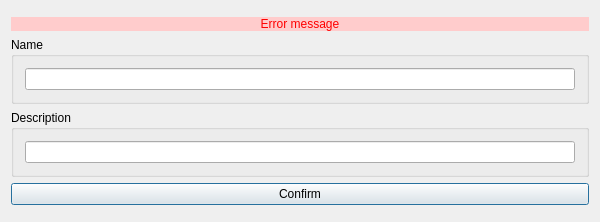
<?xml version="1.0" encoding="UTF-8"?>
<ui version="4.0">
 <class>AddVaultDialogClass</class>
 <widget class="QDialog" name="AddVaultDialogClass">
  <property name="geometry">
   <rect>
    <x>0</x>
    <y>0</y>
    <width>600</width>
    <height>222</height>
   </rect>
  </property>
  <property name="windowTitle">
   <string>New Vault</string>
  </property>
  <layout class="QVBoxLayout" name="verticalLayout">
   <item>
    <spacer name="verticalSpacer_2">
     <property name="orientation">
      <enum>Qt::Orientation::Vertical</enum>
     </property>
     <property name="sizeHint" stdset="0">
      <size>
       <width>20</width>
       <height>0</height>
      </size>
     </property>
    </spacer>
   </item>
   <item>
    <widget class="QLabel" name="errorLabel">
     <property name="sizePolicy">
      <sizepolicy hsizetype="Minimum" vsizetype="Preferred">
       <horstretch>0</horstretch>
       <verstretch>0</verstretch>
      </sizepolicy>
     </property>
     <property name="styleSheet">
      <string notr="true">QWidget  {
    color: red;                  /* Text color */
    background-color: #FFCCCC;   /* Light red background */
}</string>
     </property>
     <property name="text">
      <string>Error message</string>
     </property>
     <property name="alignment">
      <set>Qt::AlignmentFlag::AlignCenter</set>
     </property>
    </widget>
   </item>
   <item>
    <widget class="QGroupBox" name="groupBox">
     <property name="sizePolicy">
      <sizepolicy hsizetype="Preferred" vsizetype="Preferred">
       <horstretch>0</horstretch>
       <verstretch>0</verstretch>
      </sizepolicy>
     </property>
     <property name="title">
      <string>Name</string>
     </property>
     <layout class="QVBoxLayout" name="verticalLayout_3">
      <item>
       <widget class="QLineEdit" name="nameInput"/>
      </item>
     </layout>
    </widget>
   </item>
   <item>
    <widget class="QGroupBox" name="groupBox_2">
     <property name="sizePolicy">
      <sizepolicy hsizetype="Preferred" vsizetype="Preferred">
       <horstretch>0</horstretch>
       <verstretch>0</verstretch>
      </sizepolicy>
     </property>
     <property name="title">
      <string>Description</string>
     </property>
     <layout class="QVBoxLayout" name="verticalLayout_4">
      <item>
       <widget class="QLineEdit" name="descriptionInput"/>
      </item>
     </layout>
    </widget>
   </item>
   <item>
    <widget class="LoadingButton" name="confirmButton">
     <property name="text">
      <string>Confirm</string>
     </property>
    </widget>
   </item>
   <item>
    <spacer name="verticalSpacer">
     <property name="orientation">
      <enum>Qt::Orientation::Vertical</enum>
     </property>
     <property name="sizeHint" stdset="0">
      <size>
       <width>20</width>
       <height>0</height>
      </size>
     </property>
    </spacer>
   </item>
  </layout>
 </widget>
 <layoutdefault spacing="6" margin="11"/>
 <customwidgets>
  <customwidget>
   <class>LoadingButton</class>
   <extends>QPushButton</extends>
   <header>../Components/loadingbutton.h</header>
  </customwidget>
 </customwidgets>
 <resources/>
 <connections/>
</ui>
